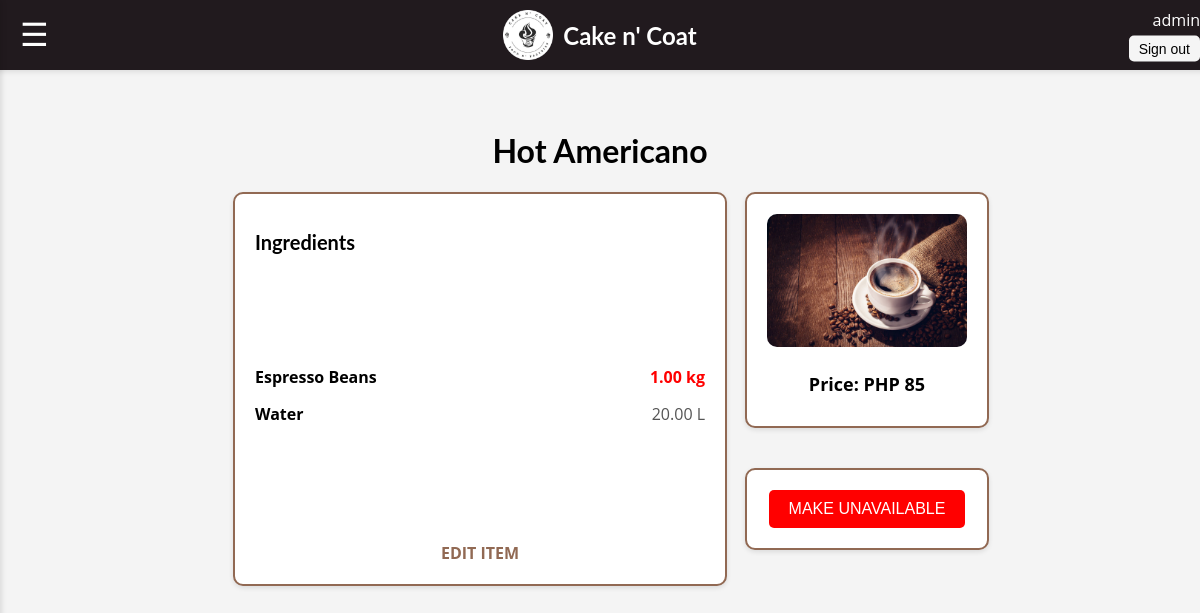
/menuitem.php?food_id=1 (signed in), run on the app's committed database.
### tables this page shows
CREATE TABLE `menu` (
  `food_id` int(3) NOT NULL,
  `food_name` varchar(100) NOT NULL,
  `price` double NOT NULL,
  `availability` varchar(100) NOT NULL,
  `category` enum('hot coffee','iced coffee','non coffee','sandwich','pastry','pasta','specialty','grilled','stewed') NOT NULL
);

CREATE TABLE `inv_menu` (
  `im_id` int(11) NOT NULL,
  `inv_id` int(11) NOT NULL,
  `fid` int(11) NOT NULL
);

CREATE TABLE `inventory_item` (
  `id` int(11) NOT NULL,
  `category_id` int(11) NOT NULL,
  `name` varchar(100) NOT NULL,
  `quantity` decimal(10,2) DEFAULT 0.00,
  `unit` varchar(20) NOT NULL
);

### menuitem.php (the view, shortened to what this page needs)
<!DOCTYPE html>
<?php
    include("database/db.php");
    $fid = intval($_GET['food_id']);
    $Query = "SELECT * FROM menu WHERE food_id = $fid";
    $Result = $conn->query($Query);
    if ($Result->num_rows > 0) {
        $Row = $Result->fetch_assoc();
        $name = $Row['food_name'];
        $price = $Row['price'];
        $avail = $Row['availability'];
    }
?>
<html lang="en">
<head>
    <link rel="stylesheet" href="assets/css/dashboard.css" type="text/css" />
</head>
<body>
    <div class="header">
        <div class="menu-icon-button">
            <button id="menu-toggle">&#9776;</button>
        </div>
        <img src="Images/cnclogo.png" alt="Logo" class="logo">
        <div class="brand-name">Cake n' Coat</div>
        <div class="username">
            <?php echo htmlspecialchars($_SESSION['user']); ?>
            <div><button id="signOut">Sign out</button></div>
        </div>
    </div>
    <div class="menu-item-container">
        <h1><?php echo $name?></h1>
        <div class="menu-item-content">
            <div class="ingredients-box">
            <h2>Ingredients</h2>
                <?php
                $fid = intval($fid);
                $iQuery = "SELECT inv_id FROM inv_menu WHERE fid = $fid";
                $iResult = $conn->query($iQuery);
                if ($iResult->num_rows > 0) {
                    echo '<ul>';
                    while ($invMenuRow = $iResult->fetch_assoc()) {
                        $inv_id = intval($invMenuRow['inv_id']);
                        $itemQuery = "SELECT name, quantity, unit FROM inventory_item WHERE id = $inv_id";
                        $itemResult = $conn->query($itemQuery);
                        if ($itemResult && $itemResult->num_rows > 0) {
                            $itemRow = $itemResult->fetch_assoc();
                            $name = htmlspecialchars($itemRow['name']);
                            $quantity = htmlspecialchars($itemRow['quantity']);
                            $unit = htmlspecialchars($itemRow['unit']);
                            $lowStockClass = '';
                            if (is_numeric($quantity) && $quantity < 2) {
                                $lowStockClass = 'low-stock';
                            }
                            $redTextClass = ($quantity == 1) ? 'red-text' : '';
                            echo "<li>
                                <span class='ingredient-name'>{$name}</span>
                                <span class='ingredient-quantity {$lowStockClass} {$redTextClass}'>{$quantity} {$unit}</span>
                            </li>";
                        }
                    }
                    echo '</ul>';
                    } else {
                    echo "<p>No ingredients found.</p>";
                }
                ?>
                <a href="editmenu.php?fid=<?php echo $fid ?>" class="edit-item-link">EDIT ITEM</a>
            </div>
            <div class="image-button-container">
                <div class="image-box">
                    <img src="Images/coffee.png" alt="Coffee Image">
                    <p>Price: PHP <?php echo $price?></p>
                </div>
                <div class="availability-box">
                    <?php if ($avail == "unavailable"): ?>
                        <form method="POST" action="actions/itemavail.php">
                        <input type="hidden" name="fid" value="<?php echo $fid ?>">
                        <button type="submit" class="availability-button">MAKE AVAILABLE</button>
                        </form>
                    <?php else: ?>
                        <form method="POST" action="actions/itemunavail.php">
                        <button type="submit" class="availability-button" style="background-color: red; color: white;">MAKE UNAVAILABLE</button>
                        </form>
                    <?php endif; ?>
                </div>
            </div>
        </div>
    </div>
</body>
</html>

### assets/css/dashboard.css (style rules this page uses)
body { font-family: 'Open Sans', Arial, sans-serif; display: flex; flex-direction: column; align-items: center; height: 100vh; margin: 0; background-color: #f4f4f4; }
.header { width: 100%; display: flex; justify-content: center; align-items: center; padding: 10px; background-color:#211a1e; box-shadow: 0px 2px 5px rgba(0, 0, 0, 0.1); position: relative; }
.menu-icon-button { position: absolute; left: 10px; top: 50%; transform: translateY(-50%); }
.menu-icon-button button { font-size: 32px; background: none; border: none; color: white; cursor: pointer; letter-spacing: 5px; padding: 10px 20px; }
.logo { width: 50px; height: auto; margin-right: 10px; }
.brand-name { font-family: 'Lato', Arial, sans-serif; font-weight: bold; font-size: 24px; color: white; }
.username { position: absolute; right: 10px; top: 50%; transform: translateY(-50%); font-size: 16px; color: white; display: flex; flex-direction: column; align-items: flex-end; }
.username button { margin-top: 5px; padding: 5px 10px; font-size: 14px; background-color: #f5f5f5; color: rgb(0, 0, 0); border: none; border-radius: 5px; cursor: pointer; transition: background-color 0.3s; }
h1, h2, h3, h4, h5, h6 { font-family: 'Lato', Arial, sans-serif; }
.brand-name { color: white; }
.menu-item-container { margin: 20px auto; padding: 20px; max-width: 800px; text-align: center; }
.menu-item-content { display: flex; justify-content: space-between; align-items: stretch; gap: 40px; }
.ingredients-box { flex: none; border: 2px solid #916953; border-radius: 10px; padding: 20px; background-color: #fff; box-shadow: 0px 2px 5px rgba(0, 0, 0, 0.1); text-align: left; display: flex; flex-direction: column; justify-content: space-between; height: 350px; width: 450px; }
.ingredients-box ul { list-style: none; padding: 0; margin: 0; }
.ingredients-box ul li { display: flex; justify-content: space-between; padding: 5px 0; font-size: 16px; }
.ingredient-name { font-weight: bold; color: #000; }
.ingredient-quantity { color: #555; }
.ingredient-quantity.low-stock { color: red; font-weight: bold; }
.edit-item-link { margin-top: auto; text-align: center; display: block; font-weight: bold; color: #000; text-decoration: none; }
.image-button-container { flex: none; width: 200px; display: flex; flex-direction: column; align-items: center; justify-content: flex-start; gap: 20px; }
.availability-box { margin-top: 20px; }
.ingredients-box h2 { font-size: 20px; font-weight: bold; margin-bottom: 10px; }
.ingredients-box ul li { margin-bottom: 5px; }
.ingredients-box .low-stock { color: red; font-weight: bold; }
.edit-item-link { display: inline-block; margin-top: 10px; color: #916953; text-decoration: none; font-weight: bold; }
.image-box { width: 100%; border: 2px solid #916953; border-radius: 10px; padding: 20px; background-color: #fff; box-shadow: 0px 2px 5px rgba(0, 0, 0, 0.1); text-align: center; }
.image-box img { width: 200px; height: auto; border-radius: 10px; margin-bottom: 10px; }
.image-box p { font-size: 18px; font-weight: bold; margin: 10px 0; }
.availability-box { width: 100%; border: 2px solid #916953; border-radius: 10px; padding: 20px; background-color: #fff; box-shadow: 0px 2px 5px rgba(0, 0, 0, 0.1); text-align: center; }
.availability-button { padding: 10px 20px; background-color: #295135; color: white; border: none; border-radius: 5px; cursor: pointer; font-size: 16px; }

### menuitem.php (style rules this page uses)
.red-text { color: red; }

### data on the page
menu: food_name "Hot Americano", price "85"
inv_menu: inventory_item.name "Espresso Beans", inventory_item.quantity "1.00", inventory_item.unit "kg"
inv_menu: inventory_item.name "Water", inventory_item.quantity "20.00", inventory_item.unit "L"

### other printed values
$_SESSION['user'] "admin"
